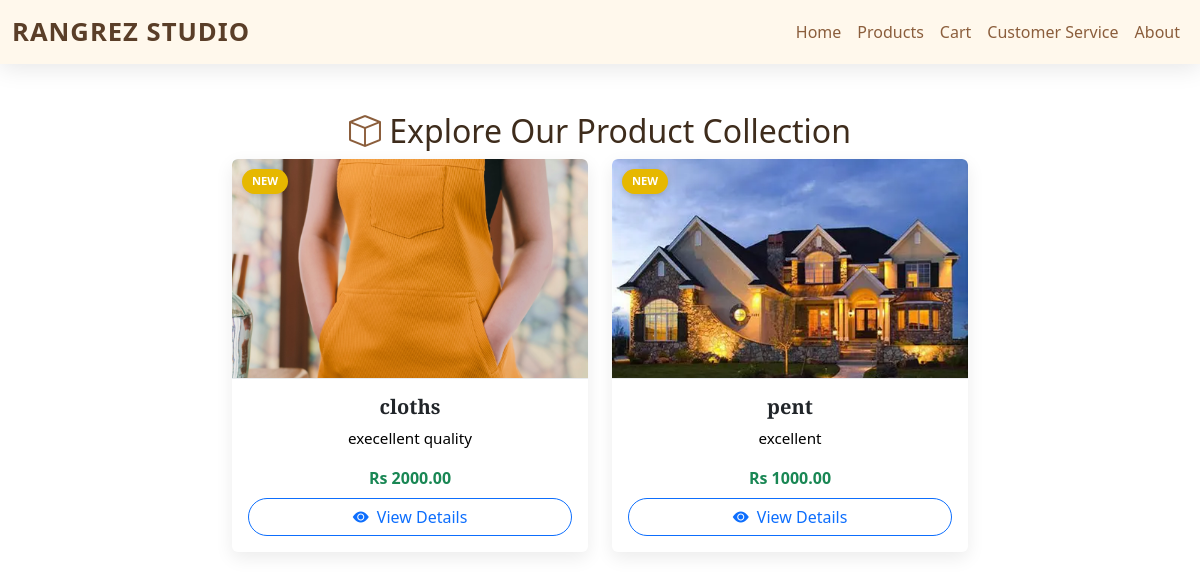
Screenshot of /products/ with the database file from the repository.
### shoppingapp/models.py (models this page shows, shortened)
class Product(models.Model):
    name = models.CharField(max_length=200)
    description = models.TextField()
    price = models.DecimalField(max_digits=10, decimal_places=2, null=True, blank=True)
    image = models.ImageField(upload_to='products/', blank=True, null=True)

### shoppingapp/views.py (the view)
# urls.py: path('products/', views.product_list, name='product_list'),
def product_list(request):
    products = Product.objects.all()
    return render(request, 'myapp/product_list.html', {'products': products})

### shoppingapp/templates/myapp/product_list.html (shortened to what this page needs)
{% load static %}
<!DOCTYPE html>
<html lang="en">
<head>
  <link href="https://cdn.jsdelivr.net/npm/bootstrap@5.3.3/dist/css/bootstrap.min.css" rel="stylesheet">
  <link href="https://cdn.jsdelivr.net/npm/bootstrap-icons@1.10.5/font/bootstrap-icons.css" rel="stylesheet">
</head>
<body>
{% include 'myapp/navbar.html' %}
<div class="container py-5">
  <h2 class="text-center"><i class="bi bi-box"></i> Explore Our Product Collection</h2>
  <div class="row justify-content-center">
    {% for product in products %}
      <div class="col-md-6 col-lg-4 mb-4">
        <div class="card product-card h-100 position-relative border-0">
          {% if product.image %}
            <img src="{{ product.image.url }}" class="card-img-top" alt="{{ product.name }}">
          {% endif %}
          <span class="product-badge">NEW</span>
          <div class="card-body d-flex flex-column text-center">
            <h5 class="card-title">{{ product.name }}</h5>
            <p class="card-text">{{ product.description|truncatewords:20 }}</p>
            {% if product.price %}
              <p class="fw-bold text-success mb-2">Rs {{ product.price }}</p>
            {% else %}
              <p class="fw-bold text-danger mb-2">Call for price</p>
            {% endif %}
            <a href="/products/{{ product.id }}/" class="btn btn-outline-primary mt-auto rounded-pill">
              <i class="bi bi-eye-fill me-1"></i> View Details
            </a>
          </div>
        </div>
      </div>
    {% empty %}
      <p class="text-center">No products available at the moment.</p>
    {% endfor %}
  </div>
</div>
</body>
</html>

### shoppingapp/templates/myapp/navbar.html (shortened to what this page needs)
{% load static %}
<!DOCTYPE html>
<head>
  <link href="https://cdn.jsdelivr.net/npm/bootstrap@5.3.3/dist/css/bootstrap.min.css" rel="stylesheet" />
  <link href="https://cdn.jsdelivr.net/npm/bootstrap-icons@1.10.5/font/bootstrap-icons.css" rel="stylesheet" />
</head>
<body>
<nav class="navbar navbar-expand-lg" id="mainNavbar">
  <div class="container-fluid">
    <a class="navbar-brand fw-bold" href="/">Rangrez Studio</a>
    <div class="collapse navbar-collapse" id="navbarNav">
      <ul class="navbar-nav ms-auto align-items-center">
        <li class="nav-item"><a class="nav-link" href="/">Home</a></li>
        <li class="nav-item"><a class="nav-link" href="/products/">Products</a></li>
        <li class="nav-item"><a class="nav-link" href="/cart/">Cart</a></li>
        <li class="nav-item"><a class="nav-link" href="/customer-service/">Customer Service</a></li>
        <li class="nav-item"><a class="nav-link" href="/about/">About</a></li>
      </ul>
    </div>
  </div>
</nav>
</body>
</html>

### rows the page displays
Product: image (picture), name "cloths", description "execellent quality", price "2000.00"
Product: image (picture), name "pent", description "excellent", price "1000.00"
